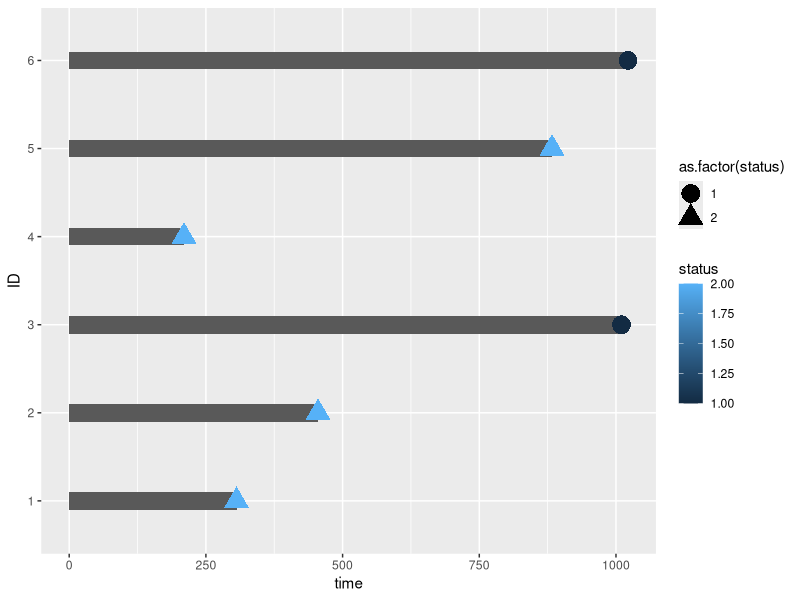
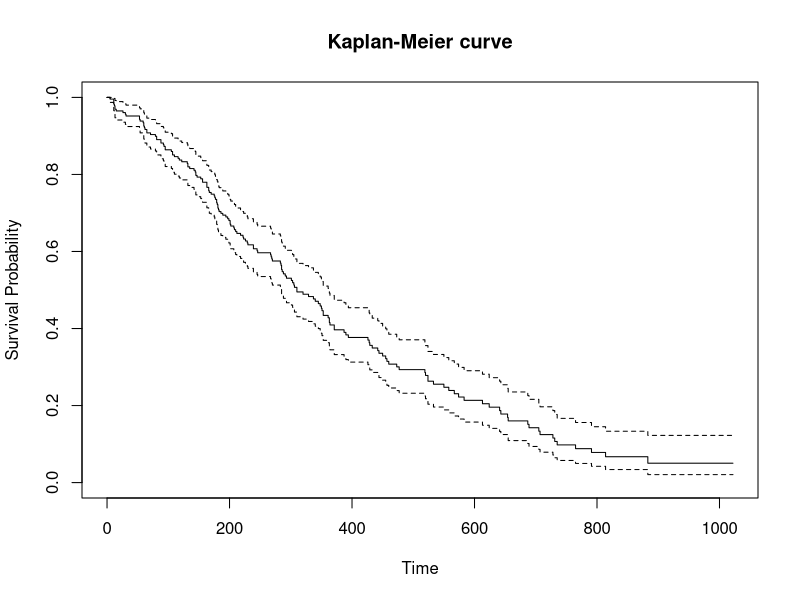
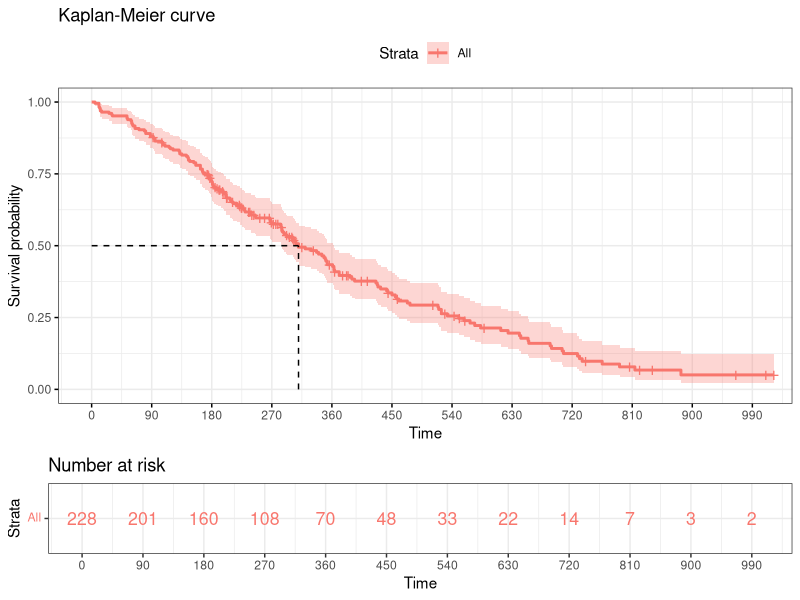
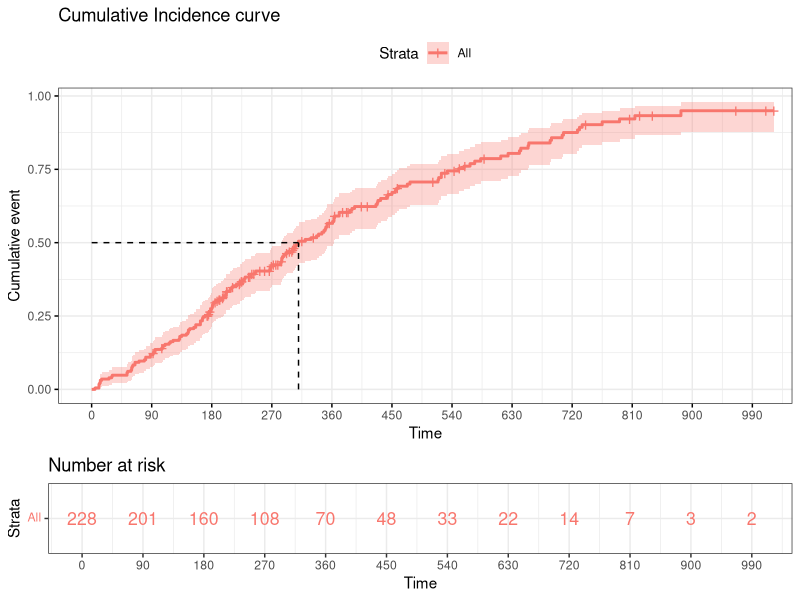
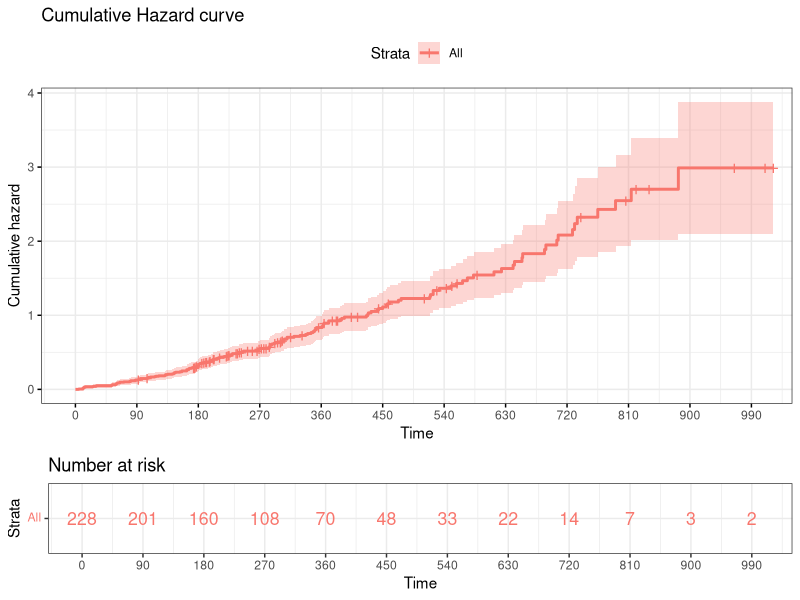
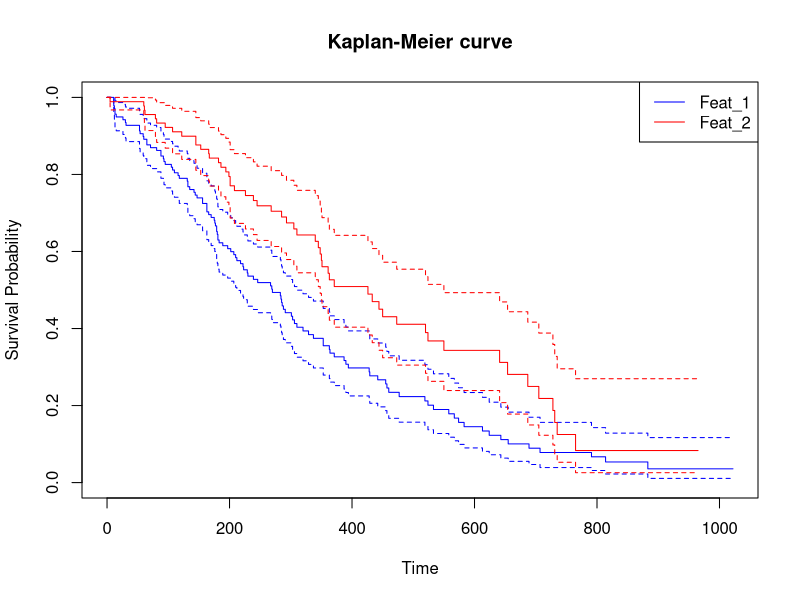

The R source for these figures, in order: (Note: this script raises an error after producing the figures.)
###########################################################################################
###                                  SURVIVAL ANALYSIS                                  ###
###########################################################################################
library(survival)
library(survminer)
library(dplyr)
# Surv()    : creates a survival object
# survfit() : fits a survival curve using a formula
# survdiff(): log-rank test for differences in survival between two or more groups

data('lung')
data = lung

# time  : survival time 
# status: censoring status 1=censored, 2=dead

### ---------------------------------------------------------------------------------------
### Plot (reduced)
### ---------------------------------------------------------------------------------------
data_red    = head(lung)
data_red$ID = factor(seq(1:nrow(data_red)))
ggplot(data = data_red, aes(x=ID, y=time)) + 
  geom_bar(stat='identity', width=0.2) + 
  geom_point(aes(color=status, shape=as.factor(status)), size=6) + 
  coord_flip()

### ---------------------------------------------------------------------------------------
### Survival Object
### ---------------------------------------------------------------------------------------
# The function Surv(time, event) create a survival object
Surv(data$time, data$status)

### ---------------------------------------------------------------------------------------
### KAPLAN-MEIER
### ---------------------------------------------------------------------------------------
### |-------------------------------------------|
### | Kaplan-Meier estimator for survival curve |
### |-------------------------------------------|
fit = survfit(Surv(time, status) ~ 1, data=data)
summary(fit)

# n           : total number of subjects
# time        : the event time points on the curve (t=t*_j)
# n.risk      : the number of subjects at risk at time t
# n.event     : the number of events that occurred at time t
# n.censor    : the number of censored subjects, who exit the risk set at time t
# surv        : the kaplan-meier estimator for survival S(t)
# std.err     : the standard error for S(t)
# lower, upper: lower and upper confidence limits for the survival curve S(t), respectively
# cumhaz      : the cumulative hazard curve H(t) = - log(S(t))
# std.err     : the standard error for H(t)

### |----------------------|
### | Median Survival time |
### |----------------------|
# Time at which the survival probability (S(t)) is 0.5
median_St = fit$time[fit$surv<=0.5][1]
median_St
# or
surv_median(fit)
# or
print(fit)

### |-------------------------|
### | Kaplan-Meier curve plot |
### |-------------------------|
plot(fit, conf.int=T, xlab='Time', ylab='Survival Probability', main='Kaplan-Meier curve')
# or
ggsurvplot(fit, data = data,
           risk.table = TRUE, 
           risk.table.col = 'strata', 
           surv.median.line='hv', 
           ggtheme = theme_bw(),
           break.time.by = 90, 
           title = 'Kaplan-Meier curve')

### |--------------------------------------|
### | Cumulative incidence function /      |
### | Cumulative failure probability (CFP) |
### |--------------------------------------|
# It shows the cumulative probabilities of experiencing the event of interest and 
# it is computed as CFP(t) = P(T<t), so can be estimated as 1-S(t)
cumulative_incidence = 1 - fit$surv
ggsurvplot(fit, data = data,
           fun='event',
           risk.table = TRUE, 
           risk.table.col = 'strata', 
           surv.median.line='hv', 
           ggtheme = theme_bw(),
           break.time.by = 90, 
           title = 'Cumulative Incidence curve')

### |-----------------------------------|
### | Cumulative hazard function (H(t)) |
### |-----------------------------------|
# It can be interpreted as the cumulative force of mortality.
H = fit$cumhaz
ggsurvplot(fit, data = data,
           fun='cumhaz',
           risk.table = TRUE, 
           risk.table.col = 'strata', 
           ggtheme = theme_bw(),
           break.time.by = 90, 
           title = 'Cumulative Hazard curve')

### |-------|
### | Recap |
### |-------|
curves = data.frame('time'          = fit$time,
                    'Survival'      = fit$surv,
                    'Cum_incidence' = 1-fit$surv,
                    'Cum_hazard'    = fit$cumhaz)
head(curves)

### |------------------------------------|
### | Survival probability at given time |
### |------------------------------------|
t_0 = 180
summary(fit, times=t_0)

# Survival probability every six months
t_0 = seq(0, 365*3, 182.5)
summary(fit, times=t_0)

### ---------------------------------------------------------------------------------------
### KAPLAN-MEIER by a feature
### ---------------------------------------------------------------------------------------
### |-------------------------------------------|
### | Kaplan-Meier estimator for survival curve |
### |-------------------------------------------|
feature     = data$sex
fit.feature = survfit(Surv(time, status) ~ feature, data=data)
print(fit.feature)
summary(fit.feature)$table
summary(fit.feature)

### |---------------------------------------|
### | Kaplan-Meier curves plot by a feature |
### |---------------------------------------|
plot(fit.feature, conf.int=T, xlab='Time', ylab='Survival Probability',
     col=c('blue', 'red'), main='Kaplan-Meier curve')
legend('topright', legend=c('Feat_1', 'Feat_2'), lty=c(1,1), col=c('blue', 'red'))
# or
ggsurvplot(fit.feature, data = data,
           conf.int = T,
           risk.table = TRUE,
           risk.table.col = "strata", 
           surv.median.line = "hv", 
           ggtheme = theme_bw(),
           break.time.by = 90,
           legend.labs = c("Feat_1", "Feat_2"), 
           legend.title = "Feature",
           palette = c("blue", "red"),
           title = 'Kaplan-Meier curves by a feature')

### |---------------------------------------------------|
### | Cumulative incidence function /                   |
### | Cumulative failure probability (CFP) by a feature |
### |---------------------------------------------------|
ggsurvplot(fit.feature, data = data,
           fun = 'event',
           conf.int = T,
           risk.table = TRUE,
           risk.table.col = "strata", 
           surv.median.line = "hv", 
           ggtheme = theme_bw(),
           break.time.by = 90,
           legend.labs = c("Feat_1", "Feat_2"), 
           legend.title = "Feature",
           palette = c("blue", "red"),
           title = 'Cumulative Incidence curves by a feature')

### |------------------------------------------------|
### | Cumulative hazard function (H(t)) by a feature |
### |------------------------------------------------|
ggsurvplot(fit.feature, data = data,
           fun = 'cumhaz',
           conf.int = T,
           risk.table = TRUE,
           risk.table.col = "strata", 
           ggtheme = theme_bw(),
           break.time.by = 90,
           legend.labs = c("Feat_1", "Feat_2"), 
           legend.title = "Feature",
           palette = c("blue", "red"),
           title = 'Cumulative Hazard curves by a feature')

### |-----------------------------|
### | Log-rank test for a feature |
### |-----------------------------|
# Comparison of two or more survival curves.
# The null hypothesis is that there is no difference in survival between the two groups.
# The log rank test is a non-parametric test, which makes no assumptions about the survival
# distributions. The test compares the observed number of events in each group to what 
# would be expected if the null hypothesis were true (the survival curves were identical).
# The log rank statistic is approximately distributed as a chi-square test statistic.
log_rank = survdiff(Surv(time, status) ~ feature, data=data)
log_rank

# small p-value => the curves are different
# high p-value  => the curves are the same

ggsurvplot(fit.feature, data = data,
           conf.int = T,
           risk.table = TRUE,
           risk.table.col = "strata", 
           surv.median.line = "hv", 
           ggtheme = theme_bw(),
           break.time.by = 90,
           legend.labs = c("Feat_1", "Feat_2"), 
           legend.title = "Feature",
           palette = c("blue", "red"),
           title = 'Kaplan-Meier curves by a feature',
           pval = T)

### |--------------|
### | Hazard Ratio |
### |--------------|
# To quantify the difference in the survivals we can compute the hazard ratio, i.e.
# the ratio between the death hazard of the first group vs the other one.
# The risk of death in the first group is hazard_ratio * the risk of death in the second.
observed     = log_rank$obs
expected     = log_rank$exp
hazard_ratio = (observed[1]/expected[1])/(observed[2]/expected[2])
hazard_ratio

# = 1: no effect 
# > 1: decrease in the hazard (increase of the survival) -> the numerator is a protective factor
# < 1: increase in the hazard (decrease of the survival) -> the numerator is a risk factor

### |------------------------------------|
### | Survival probability at given time |
### |------------------------------------|
t_0 = 180
summary(fit.feature, times=t_0)

# Survival probability every six months
t_0 = seq(0, 365*3, 182.5)
summary(fit.feature, times=t_0)

### ---------------------------------------------------------------------------------------
### COX PH MODEL - Univariate
### ---------------------------------------------------------------------------------------
# Compute Cox proportional-hazards regression models: coxph(formula, data, method)
# formula: linear model with a survival object as response variable
# data   : data frame containing the variables
# method : specifies how to handle ties
x1    = data$age
cox_m = coxph(Surv(time, status) ~ x1, data=data)
cox_m
summary(cox_m)

# 1) STATISTICAL SIGNIFICANCE
#    The column marked "z" gives the Wald statistic value. It corresponds to the
#    ratio of each regression coefficient to its standard error (z = coef/se(coef)).
#    The wald statistic evaluates, whether the beta coefficient of a given
#    variable is statistically significantly different from 0.
#
# 2) THE REGRESSION COEFFICIENTS
#    The second feature to note in the Cox model results is the the sign of the regression 
#    coefficients (coef). A positive sign means that the hazard (risk of death) is higher,
#    and thus the prognosis is worse, for subjects with higher values of that variable.
#
# 3) HAZARD RATIO & CONFIDENCE INTERVAL
#    The exponentiated coefficients (exp(coef) = exp(0.0187) = 1.019), also known as hazard
#    ratios, give the effect size of covariates. For example, the increase of 1 unit in the 
#    covariate increase the hazard of 1.9%. The summary output also gives upper and lower 
#    95% confidence intervals for the hazard ratio (exp(coef)).
#
# 4) GLOBAL STATISTICAL SIGNIFICANCE OF THE MODEL
#    Finally, the output gives p-values for three alternative tests for overall significance
#    of the model: The likelihood-ratio test, Wald test, and score logrank statistics.
#    These three methods are asymptotically equivalent. For large enough N, they will give
#    similar results. For small N, they may differ somewhat. The Likelihood ratio test has
#    better behavior for small sample sizes, so it is generally preferred.

### |------------|
### | Curve plot |
### |------------|
plot(survfit(cox_m, data=data), lwd=2, lty=1, xlab='Time', ylab='Survival Probability',
     main='Baseline estimated survival probability')
grid()

### |----------------------------------------|
### | How the covariate influences the curve |
### |----------------------------------------|
# We take some values in the range of the covariate x1, for example:
x1_new = data.frame(x1 = c(50, 65, 80))
x1_new

fit_m = survfit(cox_m, newdata=x1_new)
fit_m

plot(fit_m, conf.int=T, col=c('red', 'green', 'blue'), lwd=2, lty=1, 
     xlab='Time', ylab='Survival Probablity', main='Adjusted Survival Probability')
grid()
legend('topright', c('x1=50', 'x1=65', 'x1=80'), lty=c(1,1,1), lwd=c(2,2,2), col=c('red', 'green', 'blue'))

### ---------------------------------------------------------------------------------------
### COX PH MODEL - Multivariate
### ---------------------------------------------------------------------------------------
x1 = data$age
x2 = as.factor(data$sex)
x3 = data$ph.karno
x4 = data$wt.loss

cox_mult = coxph(Surv(time, status) ~ x1 + x2 + x3 + x4, data=data)
cox_mult
summary(cox_mult)

# 1. The last three p-values indicate the significance of the model. These tests evaluate
#    the null hypothesis that all of the betas are 0 (low p-val => the model is valid).
# 2. We can look at the p-values of the singular covariates to see which are significant.
# 3. We can look at the HR for the covariates (exp(coef)) to see if they're >/< 1.
#    3.1. Consider the categorical variable, say x2, with exp(coef) = exp(0.514) = 1.67.
#         This means that being the (displayed) group of x2 increases the hazard by a factor
#         of 1.67, which means 67%. In this case being of that group is a bad prognostic.
#    3.2. Consider the continuous variable, say x3, with exp(coef) = exp(-0.013) = 0.987.
#         This means that, holding the other variables constant, a higher value fo x3 is
#         associated with good survival. 

### |------------------------|
### | Plot for Hazard Ratios |
### |------------------------|
# It doesn't read the coxph with x1, .., xk
data$sex = as.factor(data$sex)
cox_plot = coxph(Surv(time, status) ~ age + sex + ph.karno + wt.loss, data=data)
ggforest(cox_plot, data=data)

### |------------|
### | Curve plot |
### |------------|
plot(survfit(cox_mult, data=data), lwd=2, lty=1, xlab='Time', ylab='Survival Probability',
     main='Baseline estimated survival probability')
grid()

### |---------------------------|
### | Cox Model Goodness of fit |
### |---------------------------|
### Martingale residuals
# We want the martingale residuals to have 0 mean along time
ggcoxdiagnostics(cox_mult, type='martingale')

### Deviance residuals
# These are a normalized transform of the martingale residuals.
# They should be symmetrically distributed about 0 with standard deviation of 1.
#   * Positive values correspond to individuals that died too soon compare to the expected survival times
#   * Negative values correspond to individuals that lieved too long
ggcoxdiagnostics(cox_mult, type='deviance')

### Shoenfeld residuals
# These residuals represent the difference between the observed covariate and the expected
# given the risk set at that time. They should be flat, centered about 0.
# A plot showing a non-random pattern against time is evidence of violation of the assumptions.
ggcoxdiagnostics(cox_mult, type='schoenfeld')

### Log(-log(KM)) - only for categorical variables
# We plot log(-log(KM(t))) vs. t or log(t) and look for parallelism.
# If we find parallelism then the assumptions are satisfied.
x_cat = as.factor(data$sex)
km    = survfit(Surv(time, status) ~ x_cat, data=data)
plot(km, fun='cloglog')

### |--------------|
### | COX.ZPH test |
### |--------------|
# The function cox.zph() is used to test the proportional hazards assumption for each
# covariate included in a Cox refression model fit. For each covariate, cox.zph() correlates 
# the corresponding set of scaled Schoenfeld residuals with time, to test for independence
# between residuals and time. Also, it performs a global test for the model as a whole.
#
# The proportional hazard assumption is supported by a non-significant relationship between
# residuals and time, and refuted by a significant relationship.
# 
# Test for PH using scaled Schoenfeld test for PH:
#    H0: Hazards are proportional
#    H1: Hazards are NOT proportional
# cox.zph() return tests for each X and for the global model
test.ph = cox.zph(cox_mult)
test.ph